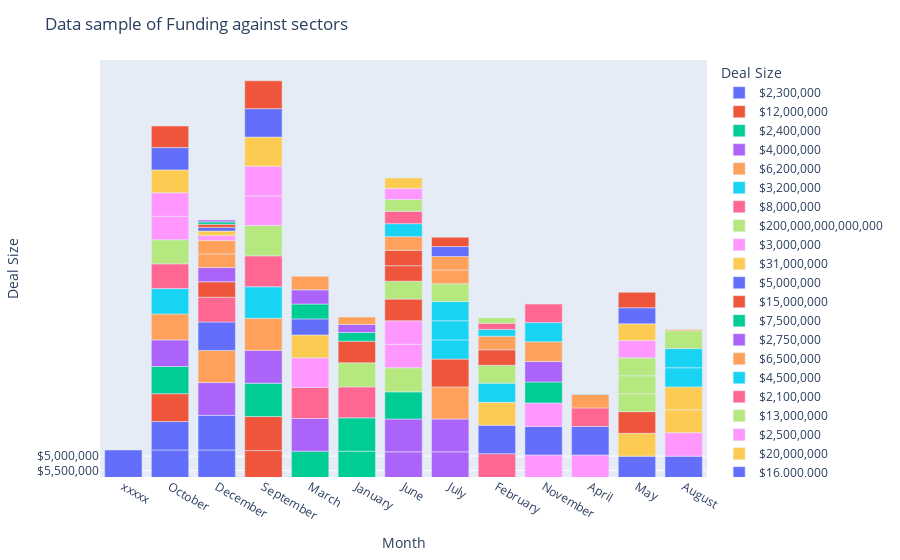

Source (notebook cell):
### Code cell
import matplotlib as plt
import matplotlib.pyplot as plt
import plotly.express as px

df1 = df.sort_values(by=['Month'],ascending = False).reset_index()
Sector = px.bar(df1, x = 'Month', y = 'Deal Size', color = 'Deal Size',
             color_continuous_scale = 'blues')
Sector.update_layout(title = 'Data sample of Funding against sectors ')
Sector.show()

### Figure 1 — Plotly figure (JSON) as saved in the notebook; plotly's stock layout.template omitted (floating-point values rounded to 4 significant figures)
{"data": [{"alignmentgroup": "True", "hovertemplate": "Deal Size=%{y}<br>Month=%{x}<extra></extra>", "legendgroup": "$2,300,000", "marker": {"color": "#636efa", "pattern": {"shape": ""}}, "name": "$2,300,000", "offsetgroup": "$2,300,000", "orientation": "v", "showlegend": true, "textposition": "auto", "type": "bar", "x": ["xxxxx", "October", "December", "December"], "xaxis": "x", "y": ["$2,300,000", "$2,300,000", "$2,300,000", "$2,300,000"], "yaxis": "y"}, {"alignmentgroup": "True", "hovertemplate": "Deal Size=%{y}<br>Month=%{x}<extra></extra>", "legendgroup": "$12,000,000", "marker": {"color": "#EF553B", "pattern": {"shape": ""}}, "name": "$12,000,000", "offsetgroup": "$12,000,000", "orientation": "v", "showlegend": true, "textposition": "auto", "type": "bar", "x": ["September", "September"], "xaxis": "x", "y": ["$12,000,000", "$12,000,000"], "yaxis": "y"}, {"alignmentgroup": "True", "hovertemplate": "Deal Size=%{y}<br>Month=%{x}<extra></extra>", "legendgroup": "$2,400,000", "marker": {"color": "#00cc96", "pattern": {"shape": ""}}, "name": "$2,400,000", "offsetgroup": "$2,400,000", "orientation": "v", "showlegend": true, "textposition": "auto", "type": "bar", "x": ["September", "March", "January", "January"], "xaxis": "x", "y": ["$2,400,000", "$2,400,000", "$2,400,000", "$2,400,000"], "yaxis": "y"}, {"alignmentgroup": "True", "hovertemplate": "Deal Size=%{y}<br>Month=%{x}<extra></extra>", "legendgroup": "$4,000,000", "marker": {"color": "#ab63fa", "pattern": {"shape": ""}}, "name": "$4,000,000", "offsetgroup": "$4,000,000", "orientation": "v", "showlegend": true, "textposition": "auto", "type": "bar", "x": ["September", "March", "June", "June", "July", "July", "December"], "xaxis": "x", "y": ["$4,000,000", "$4,000,000", "$4,000,000", "$4,000,000", "$4,000,000", "$4,000,000", "$4,000,000"], "yaxis": "y"}, {"alignmentgroup": "True", "hovertemplate": "Deal Size=%{y}<br>Month=%{x}<extra></extra>", "legendgroup": "$6,200,000", "marker": {"color": "#FFA15A", "pattern": {"shape": ""}}, "name": "$6,200,000", "offsetgroup": "$6,200,000", "orientation": "v", "showlegend": true, "textposition": "auto", "type": "bar", "x": ["September", "July", "December"], "xaxis": "x", "y": ["$6,200,000", "$6,200,000", "$6,200,000"], "yaxis": "y"}, {"alignmentgroup": "True", "hovertemplate": "Deal Size=%{y}<br>Month=%{x}<extra></extra>", "legendgroup": "$3,200,000", "marker": {"color": "#19d3f3", "pattern": {"shape": ""}}, "name": "$3,200,000", "offsetgroup": "$3,200,000", "orientation": "v", "showlegend": true, "textposition": "auto", "type": "bar", "x": ["September"], "xaxis": "x", "y": ["$3,200,000"], "yaxis": "y"}, {"alignmentgroup": "True", "hovertemplate": "Deal Size=%{y}<br>Month=%{x}<extra></extra>", "legendgroup": "$8,000,000", "marker": {"color": "#FF6692", "pattern": {"shape": ""}}, "name": "$8,000,000", "offsetgroup": "$8,000,000", "orientation": "v", "showlegend": true, "textposition": "auto", "type": "bar", "x": ["September", "March", "January", "February"], "xaxis": "x", "y": ["$8,000,000", "$8,000,000", "$8,000,000", "$8,000,000"], "yaxis": "y"}, {"alignmentgroup": "True", "hovertemplate": "Deal Size=%{y}<br>Month=%{x}<extra></extra>", "legendgroup": "$200,000,000,000,000", "marker": {"color": "#B6E880", "pattern": {"shape": ""}}, "name": "$200,000,000,000,000", "offsetgroup": "$200,000,000,000,000", "orientation": "v", "showlegend": true, "textposition": "auto", "type": "bar", "x": ["September"], "xaxis": "x", "y": ["$200,000,000,000,000"], "yaxis": "y"}, {"alignmentgroup": "True", "hovertemplate": "Deal Size=%{y}<br>Month=%{x}<extra></extra>", "legendgroup": "$3,000,000", "marker": {"color": "#FF97FF", "pattern": {"shape": ""}}, "name": "$3,000,000", "offsetgroup": "$3,000,000", "orientation": "v", "showlegend": true, "textposition": "auto", "type": "bar", "x": ["September", "September", "November", "March", "April"], "xaxis": "x", "y": ["$3,000,000", "$3,000,000", "$3,000,000", "$3,000,000", "$3,000,000"], "yaxis": "y"}, {"alignmentgroup": "True", "hovertemplate": "Deal Size=%{y}<br>Month=%{x}<extra></extra>", "legendgroup": "$31,000,000", "marker": {"color": "#FECB52", "pattern": {"shape": ""}}, "name": "$31,000,000", "offsetgroup": "$31,000,000", "orientation": "v", "showlegend": true, "textposition": "auto", "type": "bar", "x": ["September"], "xaxis": "x", "y": ["$31,000,000"], "yaxis": "y"}, {"alignmentgroup": "True", "hovertemplate": "Deal Size=%{y}<br>Month=%{x}<extra></extra>", "legendgroup": "$5,000,000", "marker": {"color": "#636efa", "pattern": {"shape": ""}}, "name": "$5,000,000", "offsetgroup": "$5,000,000", "orientation": "v", "showlegend": true, "textposition": "auto", "type": "bar", "x": ["September", "October", "November", "May", "February", "December", "August", "April"], "xaxis": "x", "y": ["$5,000,000", "$5,000,000", "$5,000,000", "$5,000,000", "$5,000,000", "$5,000,000", "$5,000,000", "$5,000,000"], "yaxis": "y"}, {"alignmentgroup": "True", "hovertemplate": "Deal Size=%{y}<br>Month=%{x}<extra></extra>", "legendgroup": "$15,000,000", "marker": {"color": "#EF553B", "pattern": {"shape": ""}}, "name": "$15,000,000", "offsetgroup": "$15,000,000", "orientation": "v", "showlegend": true, "textposition": "auto", "type": "bar", "x": ["September", "October", "July"], "xaxis": "x", "y": ["$15,000,000", "$15,000,000", "$15,000,000"], "yaxis": "y"}, {"alignmentgroup": "True", "hovertemplate": "Deal Size=%{y}<br>Month=%{x}<extra></extra>", "legendgroup": "$7,500,000", "marker": {"color": "#00cc96", "pattern": {"shape": ""}}, "name": "$7,500,000", "offsetgroup": "$7,500,000", "orientation": "v", "showlegend": true, "textposition": "auto", "type": "bar", "x": ["October", "June"], "xaxis": "x", "y": ["$7,500,000", "$7,500,000"], "yaxis": "y"}, {"alignmentgroup": "True", "hovertemplate": "Deal Size=%{y}<br>Month=%{x}<extra></extra>", "legendgroup": "$2,750,000", "marker": {"color": "#ab63fa", "pattern": {"shape": ""}}, "name": "$2,750,000", "offsetgroup": "$2,750,000", "orientation": "v", "showlegend": true, "textposition": "auto", "type": "bar", "x": ["October"], "xaxis": "x", "y": ["$2,750,000"], "yaxis": "y"}, {"alignmentgroup": "True", "hovertemplate": "Deal Size=%{y}<br>Month=%{x}<extra></extra>", "legendgroup": "$6,500,000", "marker": {"color": "#FFA15A", "pattern": {"shape": ""}}, "name": "$6,500,000", "offsetgroup": "$6,500,000", "orientation": "v", "showlegend": true, "textposition": "auto", "type": "bar", "x": ["October"], "xaxis": "x", "y": ["$6,500,000"], "yaxis": "y"}, {"alignmentgroup": "True", "hovertemplate": "Deal Size=%{y}<br>Month=%{x}<extra></extra>", "legendgroup": "$4,500,000", "marker": {"color": "#19d3f3", "pattern": {"shape": ""}}, "name": "$4,500,000", "offsetgroup": "$4,500,000", "orientation": "v", "showlegend": true, "textposition": "auto", "type": "bar", "x": ["October"], "xaxis": "x", "y": ["$4,500,000"], "yaxis": "y"}, {"alignmentgroup": "True", "hovertemplate": "Deal Size=%{y}<br>Month=%{x}<extra></extra>", "legendgroup": "$2,100,000", "marker": {"color": "#FF6692", "pattern": {"shape": ""}}, "name": "$2,100,000", "offsetgroup": "$2,100,000", "orientation": "v", "showlegend": true, "textposition": "auto", "type": "bar", "x": ["October", "December"], "xaxis": "x", "y": ["$2,100,000", "$2,100,000"], "yaxis": "y"}, {"alignmentgroup": "True", "hovertemplate": "Deal Size=%{y}<br>Month=%{x}<extra></extra>", "legendgroup": "$13,000,000", "marker": {"color": "#B6E880", "pattern": {"shape": ""}}, "name": "$13,000,000", "offsetgroup": "$13,000,000", "orientation": "v", "showlegend": true, "textposition": "auto", "type": "bar", "x": ["October", "June", "January"], "xaxis": "x", "y": ["$13,000,000", "$13,000,000", "$13,000,000"], "yaxis": "y"}, {"alignmentgroup": "True", "hovertemplate": "Deal Size=%{y}<br>Month=%{x}<extra></extra>", "legendgroup": "$2,500,000", "marker": {"color": "#FF97FF", "pattern": {"shape": ""}}, "name": "$2,500,000", "offsetgroup": "$2,500,000", "orientation": "v", "showlegend": true, "textposition": "auto", "type": "bar", "x": ["October", "October", "November", "June", "June", "August"], "xaxis": "x", "y": ["$2,500,000", "$2,500,000", "$2,500,000", "$2,500,000", "$2,500,000", "$2,500,000"], "yaxis": "y"}, {"alignmentgroup": "True", "hovertemplate": "Deal Size=%{y}<br>Month=%{x}<extra></extra>", "legendgroup": "$20,000,000", "marker": {"color": "#FECB52", "pattern": {"shape": ""}}, "name": "$20,000,000", "offsetgroup": "$20,000,000", "orientation": "v", "showlegend": true, "textposition": "auto", "type": "bar", "x": ["October", "May", "March", "February", "August", "August"], "xaxis": "x", "y": ["$20,000,000", "$20,000,000", "$20,000,000", "$20,000,000", "$20,000,000", "$20,000,000"], "yaxis": "y"}, {"alignmentgroup": "True", "hovertemplate": "Deal Size=%{y}<br>Month=%{x}<extra></extra>", "legendgroup": "$16,000,000", "marker": {"color": "#636efa", "pattern": {"shape": ""}}, "name": "$16,000,000", "offsetgroup": "$16,000,000", "orientation": "v", "showlegend": true, "textposition": "auto", "type": "bar", "x": ["October"], "xaxis": "x", "y": ["$16,000,000"], "yaxis": "y"}, {"alignmentgroup": "True", "hovertemplate": "Deal Size=%{y}<br>Month=%{x}<extra></extra>", "legendgroup": "$7,000,000", "marker": {"color": "#EF553B", "pattern": {"shape": ""}}, "name": "$7,000,000", "offsetgroup": "$7,000,000", "orientation": "v", "showlegend": true, "textposition": "auto", "type": "bar", "x": ["October", "May", "June", "January"], "xaxis": "x", "y": ["$7,000,000", "$7,000,000", "$7,000,000", "$7,000,000"], "yaxis": "y"}, {"alignmentgroup": "True", "hovertemplate": "Deal Size=%{y}<br>Month=%{x}<extra></extra>", "legendgroup": "$4,219,880", "marker": {"color": "#00cc96", "pattern": {"shape": ""}}, "name": "$4,219,880", "offsetgroup": "$4,219,880", "orientation": "v", "showlegend": true, "textposition": "auto", "type": "bar", "x": ["November"], "xaxis": "x", "y": ["$4,219,880"], "yaxis": "y"}, {"alignmentgroup": "True", "hovertemplate": "Deal Size=%{y}<br>Month=%{x}<extra></extra>", "legendgroup": "$12,200,00", "marker": {"color": "#ab63fa", "pattern": {"shape": ""}}, "name": "$12,200,00", "offsetgroup": "$12,200,00", "orientation": "v", "showlegend": true, "textposition": "auto", "type": "bar", "x": ["November"], "xaxis": "x", "y": ["$12,200,00"], "yaxis": "y"}, {"alignmentgroup": "True", "hovertemplate": "Deal Size=%{y}<br>Month=%{x}<extra></extra>", "legendgroup": "$17,500,000", "marker": {"color": "#FFA15A", "pattern": {"shape": ""}}, "name": "$17,500,000", "offsetgroup": "$17,500,000", "orientation": "v", "showlegend": true, "textposition": "auto", "type": "bar", "x": ["November"], "xaxis": "x", "y": ["$17,500,000"], "yaxis": "y"}, {"alignmentgroup": "True", "hovertemplate": "Deal Size=%{y}<br>Month=%{x}<extra></extra>", "legendgroup": "$2,000,000", "marker": {"color": "#19d3f3", "pattern": {"shape": ""}}, "name": "$2,000,000", "offsetgroup": "$2,000,000", "orientation": "v", "showlegend": true, "textposition": "auto", "type": "bar", "x": ["November", "July", "July", "July", "February", "August", "August"], "xaxis": "x", "y": ["$2,000,000", "$2,000,000", "$2,000,000", "$2,000,000", "$2,000,000", "$2,000,000", "$2,000,000"], "yaxis": "y"}, {"alignmentgroup": "True", "hovertemplate": "Deal Size=%{y}<br>Month=%{x}<extra></extra>", "legendgroup": "$23,000,000", "marker": {"color": "#FF6692", "pattern": {"shape": ""}}, "name": "$23,000,000", "offsetgroup": "$23,000,000", "orientation": "v", "showlegend": true, "textposition": "auto", "type": "bar", "x": ["November", "April"], "xaxis": "x", "y": ["$23,000,000", "$23,000,000"], "yaxis": "y"}, {"alignmentgroup": "True", "hovertemplate": "Deal Size=%{y}<br>Month=%{x}<extra></extra>", "legendgroup": "$3,500,000", "marker": {"color": "#B6E880", "pattern": {"shape": ""}}, "name": "$3,500,000", "offsetgroup": "$3,500,000", "orientation": "v", "showlegend": true, "textposition": "auto", "type": "bar", "x": ["May", "May", "May", "June", "July", "February", "August"], "xaxis": "x", "y": ["$3,500,000", "$3,500,000", "$3,500,000", "$3,500,000", "$3,500,000", "$3,500,000", "$3,500,000"], "yaxis": "y"}, {"alignmentgroup": "True", "hovertemplate": "Deal Size=%{y}<br>Month=%{x}<extra></extra>", "legendgroup": "$23,500,000", "marker": {"color": "#FF97FF", "pattern": {"shape": ""}}, "name": "$23,500,000", "offsetgroup": "$23,500,000", "orientation": "v", "showlegend": true, "textposition": "auto", "type": "bar", "x": ["May"], "xaxis": "x", "y": ["$23,500,000"], "yaxis": "y"}, {"alignmentgroup": "True", "hovertemplate": "Deal Size=%{y}<br>Month=%{x}<extra></extra>", "legendgroup": "$4,250,000", "marker": {"color": "#FECB52", "pattern": {"shape": ""}}, "name": "$4,250,000", "offsetgroup": "$4,250,000", "orientation": "v", "showlegend": true, "textposition": "auto", "type": "bar", "x": ["May"], "xaxis": "x", "y": ["$4,250,000"], "yaxis": "y"}, {"alignmentgroup": "True", "hovertemplate": "Deal Size=%{y}<br>Month=%{x}<extra></extra>", "legendgroup": "$18,000,000", "marker": {"color": "#636efa", "pattern": {"shape": ""}}, "name": "$18,000,000", "offsetgroup": "$18,000,000", "orientation": "v", "showlegend": true, "textposition": "auto", "type": "bar", "x": ["May", "March"], "xaxis": "x", "y": ["$18,000,000", "$18,000,000"], "yaxis": "y"}, {"alignmentgroup": "True", "hovertemplate": "Deal Size=%{y}<br>Month=%{x}<extra></extra>", "legendgroup": "$6,000,000", "marker": {"color": "#EF553B", "pattern": {"shape": ""}}, "name": "$6,000,000", "offsetgroup": "$6,000,000", "orientation": "v", "showlegend": true, "textposition": "auto", "type": "bar", "x": ["May", "June", "June", "February", "December"], "xaxis": "x", "y": ["$6,000,000", "$6,000,000", "$6,000,000", "$6,000,000", "$6,000,000"], "yaxis": "y"}, {"alignmentgroup": "True", "hovertemplate": "Deal Size=%{y}<br>Month=%{x}<extra></extra>", "legendgroup": "$2,600,000", "marker": {"color": "#00cc96", "pattern": {"shape": ""}}, "name": "$2,600,000", "offsetgroup": "$2,600,000", "orientation": "v", "showlegend": true, "textposition": "auto", "type": "bar", "x": ["March"], "xaxis": "x", "y": ["$2,600,000"], "yaxis": "y"}, {"alignmentgroup": "True", "hovertemplate": "Deal Size=%{y}<br>Month=%{x}<extra></extra>", "legendgroup": "$5,500,000", "marker": {"color": "#ab63fa", "pattern": {"shape": ""}}, "name": "$5,500,000", "offsetgroup": "$5,500,000", "orientation": "v", "showlegend": true, "textposition": "auto", "type": "bar", "x": ["March", "December"], "xaxis": "x", "y": ["$5,500,000", "$5,500,000"], "yaxis": "y"}, {"alignmentgroup": "True", "hovertemplate": "Deal Size=%{y}<br>Month=%{x}<extra></extra>", "legendgroup": "$10,000,000", "marker": {"color": "#FFA15A", "pattern": {"shape": ""}}, "name": "$10,000,000", "offsetgroup": "$10,000,000", "orientation": "v", "showlegend": true, "textposition": "auto", "type": "bar", "x": ["March", "June", "July", "July", "February", "December", "December", "April"], "xaxis": "x", "y": ["$10,000,000", "$10,000,000", "$10,000,000", "$10,000,000", "$10,000,000", "$10,000,000", "$10,000,000", "$10,000,000"], "yaxis": "y"}, {"alignmentgroup": "True", "hovertemplate": "Deal Size=%{y}<br>Month=%{x}<extra></extra>", "legendgroup": "$5,800,000", "marker": {"color": "#19d3f3", "pattern": {"shape": ""}}, "name": "$5,800,000", "offsetgroup": "$5,800,000", "orientation": "v", "showlegend": true, "textposition": "auto", "type": "bar", "x": ["June"], "xaxis": "x", "y": ["$5,800,000"], "yaxis": "y"}, {"alignmentgroup": "True", "hovertemplate": "Deal Size=%{y}<br>Month=%{x}<extra></extra>", "legendgroup": "$36,000,000", "marker": {"color": "#FF6692", "pattern": {"shape": ""}}, "name": "$36,000,000", "offsetgroup": "$36,000,000", "orientation": "v", "showlegend": true, "textposition": "auto", "type": "bar", "x": ["June"], "xaxis": "x", "y": ["$36,000,000"], "yaxis": "y"}, {"alignmentgroup": "True", "hovertemplate": "Deal Size=%{y}<br>Month=%{x}<extra></extra>", "legendgroup": "$2,800,000", "marker": {"color": "#B6E880", "pattern": {"shape": ""}}, "name": "$2,800,000", "offsetgroup": "$2,800,000", "orientation": "v", "showlegend": true, "textposition": "auto", "type": "bar", "x": ["June"], "xaxis": "x", "y": ["$2,800,000"], "yaxis": "y"}, {"alignmentgroup": "True", "hovertemplate": "Deal Size=%{y}<br>Month=%{x}<extra></extra>", "legendgroup": "$25,000,000", "marker": {"color": "#FF97FF", "pattern": {"shape": ""}}, "name": "$25,000,000", "offsetgroup": "$25,000,000", "orientation": "v", "showlegend": true, "textposition": "auto", "type": "bar", "x": ["June"], "xaxis": "x", "y": ["$25,000,000"], "yaxis": "y"}, {"alignmentgroup": "True", "hovertemplate": "Deal Size=%{y}<br>Month=%{x}<extra></extra>", "legendgroup": "$8,500,000", "marker": {"color": "#FECB52", "pattern": {"shape": ""}}, "name": "$8,500,000", "offsetgroup": "$8,500,000", "orientation": "v", "showlegend": true, "textposition": "auto", "type": "bar", "x": ["June"], "xaxis": "x", "y": ["$8,500,000"], "yaxis": "y"}, {"alignmentgroup": "True", "hovertemplate": "Deal Size=%{y}<br>Month=%{x}<extra></extra>", "legendgroup": "$11,000,000", "marker": {"color": "#636efa", "pattern": {"shape": ""}}, "name": "$11,000,000", "offsetgroup": "$11,000,000", "orientation": "v", "showlegend": true, "textposition": "auto", "type": "bar", "x": ["July"], "xaxis": "x", "y": ["$11,000,000"], "yaxis": "y"}, {"alignmentgroup": "True", "hovertemplate": "Deal Size=%{y}<br>Month=%{x}<extra></extra>", "legendgroup": "$250,000", "marker": {"color": "#EF553B", "pattern": {"shape": ""}}, "name": "$250,000", "offsetgroup": "$250,000", "orientation": "v", "showlegend": true, "textposition": "auto", "type": "bar", "x": ["July"], "xaxis": "x", "y": ["$250,000"], "yaxis": "y"}, {"alignmentgroup": "True", "hovertemplate": "Deal Size=%{y}<br>Month=%{x}<extra></extra>", "legendgroup": "$8,400,000", "marker": {"color": "#00cc96", "pattern": {"shape": ""}}, "name": "$8,400,000", "offsetgroup": "$8,400,000", "orientation": "v", "showlegend": true, "textposition": "auto", "type": "bar", "x": ["January"], "xaxis": "x", "y": ["$8,400,000"], "yaxis": "y"}, {"alignmentgroup": "True", "hovertemplate": "Deal Size=%{y}<br>Month=%{x}<extra></extra>", "legendgroup": "$16,300,000", "marker": {"color": "#ab63fa", "pattern": {"shape": ""}}, "name": "$16,300,000", "offsetgroup": "$16,300,000", "orientation": "v", "showlegend": true, "textposition": "auto", "type": "bar", "x": ["January"], "xaxis": "x", "y": ["$16,300,000"], "yaxis": "y"}, {"alignmentgroup": "True", "hovertemplate": "Deal Size=%{y}<br>Month=%{x}<extra></extra>", "legendgroup": "$18,660,000", "marker": {"color": "#FFA15A", "pattern": {"shape": ""}}, "name": "$18,660,000", "offsetgroup": "$18,660,000", "orientation": "v", "showlegend": true, "textposition": "auto", "type": "bar", "x": ["January"], "xaxis": "x", "y": ["$18,660,000"], "yaxis": "y"}, {"alignmentgroup": "True", "hovertemplate": "Deal Size=%{y}<br>Month=%{x}<extra></extra>", "legendgroup": "$35,000,000", "marker": {"color": "#19d3f3", "pattern": {"shape": ""}}, "name": "$35,000,000", "offsetgroup": "$35,000,000", "orientation": "v", "showlegend": true, "textposition": "auto", "type": "bar", "x": ["February"], "xaxis": "x", "y": ["$35,000,000"], "yaxis": "y"}, {"alignmentgroup": "True", "hovertemplate": "Deal Size=%{y}<br>Month=%{x}<extra></extra>", "legendgroup": "$27,000,000", "marker": {"color": "#FF6692", "pattern": {"shape": ""}}, "name": "$27,000,000", "offsetgroup": "$27,000,000", "orientation": "v", "showlegend": true, "textposition": "auto", "type": "bar", "x": ["February"], "xaxis": "x", "y": ["$27,000,000"], "yaxis": "y"}, {"alignmentgroup": "True", "hovertemplate": "Deal Size=%{y}<br>Month=%{x}<extra></extra>", "legendgroup": "$15,800,000", "marker": {"color": "#B6E880", "pattern": {"shape": ""}}, "name": "$15,800,000", "offsetgroup": "$15,800,000", "orientation": "v", "showlegend": true, "textposition": "auto", "type": "bar", "x": ["February"], "xaxis": "x", "y": ["$15,800,000"], "yaxis": "y"}, {"alignmentgroup": "True", "hovertemplate": "Deal Size=%{y}<br>Month=%{x}<extra></extra>", "legendgroup": "$8,600,000", "marker": {"color": "#FF97FF", "pattern": {"shape": ""}}, "name": "$8,600,000", "offsetgroup": "$8,600,000", "orientation": "v", "showlegend": true, "textposition": "auto", "type": "bar", "x": ["December"], "xaxis": "x", "y": ["$8,600,000"], "yaxis": "y"}, {"alignmentgroup": "True", "hovertemplate": "Deal Size=%{y}<br>Month=%{x}<extra></extra>", "legendgroup": "$9,100,000", "marker": {"color": "#FECB52", "pattern": {"shape": ""}}, "name": "$9,100,000", "offsetgroup": "$9,100,000", "orientation": "v", "showlegend": true, "textposition": "auto", "type": "bar", "x": ["December"], "xaxis": "x", "y": ["$9,100,000"], "yaxis": "y"}, {"alignmentgroup": "True", "hovertemplate": "Deal Size=%{y}<br>Month=%{x}<extra></extra>", "legendgroup": "$300,000", "marker": {"color": "#636efa", "pattern": {"shape": ""}}, "name": "$300,000", "offsetgroup": "$300,000", "orientation": "v", "showlegend": true, "textposition": "auto", "type": "bar", "x": ["December"], "xaxis": "x", "y": ["$300,000"], "yaxis": "y"}, {"alignmentgroup": "True", "hovertemplate": "Deal Size=%{y}<br>Month=%{x}<extra></extra>", "legendgroup": "$21,000,000", "marker": {"color": "#EF553B", "pattern": {"shape": ""}}, "name": "$21,000,000", "offsetgroup": "$21,000,000", "orientation": "v", "showlegend": true, "textposition": "auto", "type": "bar", "x": ["December"], "xaxis": "x", "y": ["$21,000,000"], "yaxis": "y"}, {"alignmentgroup": "True", "hovertemplate": "Deal Size=%{y}<br>Month=%{x}<extra></extra>", "legendgroup": "$3,750,000", "marker": {"color": "#00cc96", "pattern": {"shape": ""}}, "name": "$3,750,000", "offsetgroup": "$3,750,000", "orientation": "v", "showlegend": true, "textposition": "auto", "type": "bar", "x": ["December"], "xaxis": "x", "y": ["$3,750,000"], "yaxis": "y"}, {"alignmentgroup": "True", "hovertemplate": "Deal Size=%{y}<br>Month=%{x}<extra></extra>", "legendgroup": "$32,000,000", "marker": {"color": "#ab63fa", "pattern": {"shape": ""}}, "name": "$32,000,000", "offsetgroup": "$32,000,000", "orientation": "v", "showlegend": true, "textposition": "auto", "type": "bar", "x": ["December"], "xaxis": "x", "y": ["$32,000,000"], "yaxis": "y"}, {"alignmentgroup": "True", "hovertemplate": "Deal Size=%{y}<br>Month=%{x}<extra></extra>", "legendgroup": "$40,000,000", "marker": {"color": "#FFA15A", "pattern": {"shape": ""}}, "name": "$40,000,000", "offsetgroup": "$40,000,000", "orientation": "v", "showlegend": true, "textposition": "auto", "type": "bar", "x": ["August"], "xaxis": "x", "y": ["$40,000,000"], "yaxis": "y"}, {"alignmentgroup": "True", "hovertemplate": "Deal Size=%{y}<br>Month=%{x}<extra></extra>", "legendgroup": "$6,600,000", "marker": {"color": "#19d3f3", "pattern": {"shape": ""}}, "name": "$6,600,000", "offsetgroup": "$6,600,000", "orientation": "v", "showlegend": true, "textposition": "auto", "type": "bar", "x": ["April"], "xaxis": "x", "y": ["$6,600,000"], "yaxis": "y"}, {"alignmentgroup": "True", "hovertemplate": "Deal Size=%{y}<br>Month=%{x}<extra></extra>", "legendgroup": "$30,000,000", "marker": {"color": "#FF6692", "pattern": {"shape": ""}}, "name": "$30,000,000", "offsetgroup": "$30,000,000", "orientation": "v", "showlegend": true, "textposition": "auto", "type": "bar", "x": ["April"], "xaxis": "x", "y": ["$30,000,000"], "yaxis": "y"}], "layout": {"barmode": "relative", "legend": {"title": {"text": "Deal Size"}, "tracegroupgap": 0}, "margin": {"t": 60}, "title": {"text": "Data sample of Funding against sectors "}, "xaxis": {"anchor": "y", "domain": [0, 1], "title": {"text": "Month"}}, "yaxis": {"anchor": "x", "categoryarray": ["$30,000,000", "$6,600,000", "$40,000,000", "$32,000,000", "$3,750,000", "$21,000,000", "$300,000", "$9,100,000", "$8,600,000", "$15,800,000", "$27,000,000", "$35,000,000", "$18,660,000", "$16,300,000", "$8,400,000", "$250,000", "$11,000,000", "$8,500,000", "$25,000,000", "$2,800,000", "$36,000,000", "$5,800,000", "$10,000,000", "$5,500,000", "$2,600,000", "$6,000,000", "$18,000,000", "$4,250,000", "$23,500,000", "$3,500,000", "$23,000,000", "$2,000,000", "$17,500,000", "$12,200,00", "$4,219,880", "$7,000,000", "$16,000,000", "$20,000,000", "$2,500,000", "$13,000,000", "$2,100,000", "$4,500,000", "$6,500,000", "$2,750,000", "$7,500,000", "$15,000,000", "$5,000,000", "$31,000,000", "$3,000,000", "$200,000,000,000,000", "$8,000,000", "$3,200,000", "$6,200,000", "$4,000,000", "$2,400,000", "$12,000,000", "$2,300,000"], "categoryorder": "array", "domain": [0, 1], "title": {"text": "Deal Size"}}}}
